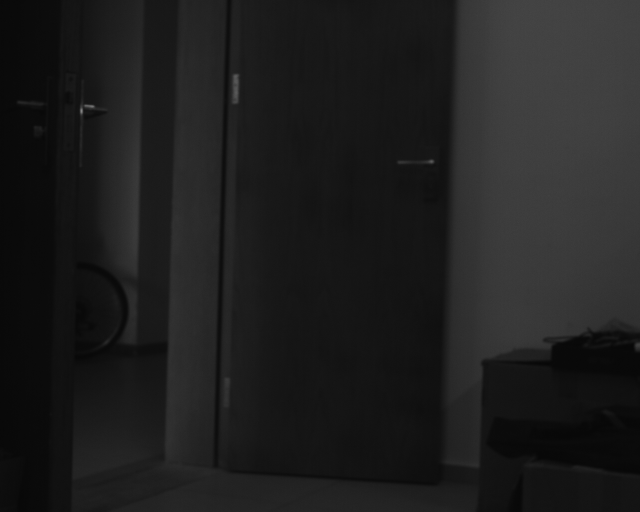
#> input picture doorL/136.bmp, 1280 x 1024 px (shown at 1/2 size); its folder holds 4 pictures in this run
$ python StereoCalibration.py
#> lines starting #> are read from the running program, lines starting #| are printed output that depends on the picture; after the words box and inside, x2 and y2 are one past the last pixel; in counts of white or black regions, pixels touching at a corner belong together; pictures that were not available may be replaced by others from this repository, and a replacement may not be noted
### drawMatchPointsLine.py
import numpy as np
import cv2 as cv
from matplotlib import pyplot as plt
from copy import deepcopy


def hisEqulColor(img):
    ycrcb = cv.cvtColor(img, cv.COLOR_BGR2YCR_CB)
    channels = cv.split(ycrcb)
    cv.equalizeHist(channels[0], channels[0])
    cv.merge(channels, ycrcb)
    cv.cvtColor(ycrcb, cv.COLOR_YCR_CB2BGR, img)
    return img


def GetPolePoints(queryImg, trainImg):  # qImg*M = tImg, 会将qImg转到tImg其所应在位置
    MIN_MATCH_COUNT = 4  # 设置最低匹配数量为4
    if len(queryImg.shape) == 3:
        queryImg = cv.cvtColor(queryImg, cv.COLOR_BGR2GRAY)
        trainImg = cv.cvtColor(trainImg, cv.COLOR_BGR2GRAY)

    # sift=cv.xfeatures2d.SIFT_create() #创建sift检测器
    sift = cv.SIFT_create()
    kp1, des1 = sift.detectAndCompute(queryImg, None)
    # 返回值分别是一个Keypoint对象的列表和一个数组,这个数组包含的信息起到特征描述作用,即用从另一种角度更简洁描述图像
    kp2, des2 = sift.detectAndCompute(trainImg, None)
    # for i in kp1: #Keypoint对象属性有:pt--像素坐标系坐标, size--邻域搜索半径, angle--角度, response--响应强度
    #     print(i.pt)
    # 创建设置FLAAN匹配
    FLANN_INDEX_KDTREE = 0
    index_params = dict(algorithm=FLANN_INDEX_KDTREE, trees=5)
    search_params = dict(checks=50)
    flann = cv.FlannBasedMatcher(index_params, search_params)
    mathces = flann.knnMatch(des1, des2, k=2)

    # flann.knnMatch()返回两个最相近匹配点,格式为List[ list1[Dmatch_Object1 , Dmatch_Object2], list2[], ... ]
    # for index,matches_Listobject in enumerate(mathces): #enumerate()用以遍历对象,返回其索引和值.
    #     print(matches_Listobject[0].queryIdx) #Dmatch类型对象只有queryIdx，trainIdx，distance三个属性
    # queryIdx和trainIdx都是测试图像中的特征点的索引值,并非坐标值.分别代表的是具有同一特征的点
    # 在样本图像queryimg的特征点列表kp1的索引值,以及在测试图像trainimg的特征点列表kp2中的索引值
    # distance代表着测试图像中特征点的距离, 这个距离相对谁而言? 当然都是相对于样本图像特征点而言
    # 使用sift算法匹配出来的kp2即样本特征点的列表,所以有了索引号就能定位坐标以及距离
    # for mylist in mathces:
    #     print("queryIdx: ", mylist[0].queryIdx, "; queryIdx_distance: ", mylist[0].distance)

    good_feapoint = []  # 得到所有符合条件的最邻近特征点的索引值
    # 过滤不合格的匹配结果，大于0.4的都舍弃
    for m, n in mathces:  # Dmatch_Object1代表着最邻近,Dmatch_Object2代表次邻近,所以m是最邻近特征点,n是次邻近
        if m.distance < 0.4 * n.distance:
            good_feapoint.append(m)
            # print("m.queryIdx : ", m.queryIdx, "m.trainIdx : ", m.trainIdx)
            # print("left: ", kp1[1314].pt), print("right", kp2[305].pt)
    # 如果匹配结果大于10，则获取关键点的坐标，用于计算变换矩阵和掩膜
    if len(good_feapoint) > MIN_MATCH_COUNT:
        src_pts = np.float32([kp1[m.queryIdx].pt for m in good_feapoint]).reshape(-1, 1, 2)
        dst_pts = np.float32([kp2[m.trainIdx].pt for m in good_feapoint]).reshape(-1, 1, 2)
        # print(len(src_pts)), print(len(good_feapoint))
        # 计算变换矩阵和掩膜
        H, mask = cv.findHomography(src_pts, dst_pts, cv.RANSAC, ransacReprojThreshold=1.0, confidence=0.99)
        matchesMask = mask.ravel().tolist()  # mask是ndarray类型, ravel()将n维转成1维
        # 根据变换矩阵进行计算，找到小图像在大图像中的位置
        h, w = queryImg.shape
        pts = np.float32([[0, 0], [0, h - 1], [w - 1, h - 1], [w - 1, 0]]).reshape(-1, 1, 2)
        # dst = cv.perspectiveTransform(pts, H)
        # cv.polylines(trainImg, [np.int32(dst)], True, 0, 5, cv.LINE_AA)
    else:
        print(" Not Enough matches are found")
        matchesMask = None

    # 画出特征匹配线
    draw_params = dict(matchColor=(0, 255, 0), singlePointColor=None, matchesMask=matchesMask, flags=2)
    # plt展示最终的结果
    img3 = cv.drawMatches(queryImg, kp1, trainImg, kp2, good_feapoint, None, **draw_params)
    plt.imshow(img3), plt.ion(), plt.pause(3), plt.close()
    return img3

### StereoCalibration.py
import cv2 as cv
import numpy as np
import glob
import os
import matplotlib.pyplot as plt
from drawMatchPointsLine import *


# [110 lines left out: functions fix_flags, Stero_Calibrate_and_Save, not called in this run]


def GetstereoPara_and_DepthEstimate(leftImgroot, rightImgroot, Lsuffix, Rsuffix):
    def callbackFunc(e, x, y, f, p):
        if e == cv.EVENT_LBUTTONDOWN:
            print(threeD[y][x])

    fs = cv.FileStorage(cv.samples.findFile(r'./CameraParameter/cameraPara_C0_C1.yml'), cv.FILE_STORAGE_READ)
    board_width = int(fs.getNode('board_width').real())
    board_height = int(fs.getNode('board_height').real())
    square_size = fs.getNode('square_size').real()
    camera_matrixL = fs.getNode('camera_matrixL').mat()  # C1
    # print(camera_matrixL)
    dist_coefsL = fs.getNode('dist_coefsL').mat()
    camera_matrixR = fs.getNode('camera_matrixR').mat()
    dist_coefsR = fs.getNode('dist_coefsR').mat()
    R = fs.getNode('R').mat()
    T = fs.getNode('T').mat()
    temp = tuple(fs.getNode('sizel').mat().reshape(1, -1).tolist()[0])
    sizel = (int(temp[0]), int(temp[1]))
    fs.release()
    # print((sizel))

    C1, distr, C2, dist2 = camera_matrixL, dist_coefsL, camera_matrixR, dist_coefsR
    R1, R2, P1, P2, Q, validPixROI1, validPixROI2 = cv.stereoRectify(C1, distr, C2, dist2, sizel, R, T, -1, (0, 0))
    left_map1, left_map2 = cv.initUndistortRectifyMap(C1, distr, R1, P1, sizel, cv.CV_16SC2)
    right_map1, right_map2 = cv.initUndistortRectifyMap(C2, dist2, R2, P2, sizel, cv.CV_16SC2)

    images_l = glob.glob(leftImgroot + "/*." + Lsuffix)
    images_r = glob.glob(rightImgroot + "/*." + Rsuffix)
    for index in range(min(len(images_l), int(len(images_r)))):
        frame1 = hisEqulColor(cv.imread(images_l[index]))
        frame2 = hisEqulColor(cv.imread(images_r[index]))
        # 在图中画出相匹配的方框, cv画图无返回值.
        cv.rectangle(frame1, (validPixROI1[0], validPixROI1[1]),
                     (validPixROI1[0] + validPixROI1[2], validPixROI1[1] + validPixROI1[3]), (0, 255, 0), 2)
        cv.rectangle(frame2, (validPixROI2[0], validPixROI2[1]),
                     (validPixROI2[0] + validPixROI2[2], validPixROI2[1] + validPixROI2[3]), (0, 255, 0), 2)

        Limg_rectified = cv.remap(frame1, left_map1, left_map2, cv.INTER_LINEAR)
        Rimg_rectified = cv.remap(frame2, right_map1, right_map2, cv.INTER_LINEAR)
        imgL = cv.cvtColor(Limg_rectified, cv.COLOR_BGR2GRAY)
        imgR = cv.cvtColor(Rimg_rectified, cv.COLOR_BGR2GRAY)
        GetPolePoints(imgL, imgR)

        # 深度图获取
        stereo = cv.StereoSGBM_create(minDisparity=0, numDisparities=64, blockSize=3, P1=256, P2=864,
                                      speckleWindowSize=100, speckleRange=100, disp12MaxDiff=128, uniquenessRatio=2)
        disparity = stereo.compute(imgL, imgR)
        threeD = cv.reprojectImageTo3D(disparity.astype(np.float32) / 16., Q)  # 此三维坐标点的基准坐标系为左侧相机坐标系
        disp = cv.normalize(disparity, disparity, alpha=0, beta=255, norm_type=cv.NORM_MINMAX, dtype=cv.CV_8U)
        plt.imshow(disp, cmap='gray'), plt.ion(), plt.pause(2), plt.close()

    cv.destroyAllWindows()


def StereoCalibration_function():
    import os

    # [4 lines of commented-out code are left out]

    leftImgroot, rightImgroot = './doorL', './doorR'
    Lsuffix, Rsuffix = os.listdir(leftImgroot)[0].split('.')[1], os.listdir(rightImgroot)[0].split('.')[1]
    GetstereoPara_and_DepthEstimate(leftImgroot, rightImgroot, Lsuffix, Rsuffix)
#> in hisEqulColor, `ycrcb = cv.cvtColor(img, cv.COLOR_BGR2YCR_CB)`: ycrcb: shape (1024, 1280, 3); mean of channels 0, 1, 2 30.5, 128, 128
#> in hisEqulColor, img is the input picture: shape (1024, 1280, 3); min 6, max 134, mean 30.5
#> in hisEqulColor, `cv.cvtColor(ycrcb, cv.COLOR_YCR_CB2BGR, img)`: ycrcb: shape (1024, 1280, 3); mean of channels 0, 1, 2 130.9, 128, 128
#> in GetstereoPara_and_DepthEstimate, `frame1 = hisEqulColor(cv.imread(images_l[index]))`:
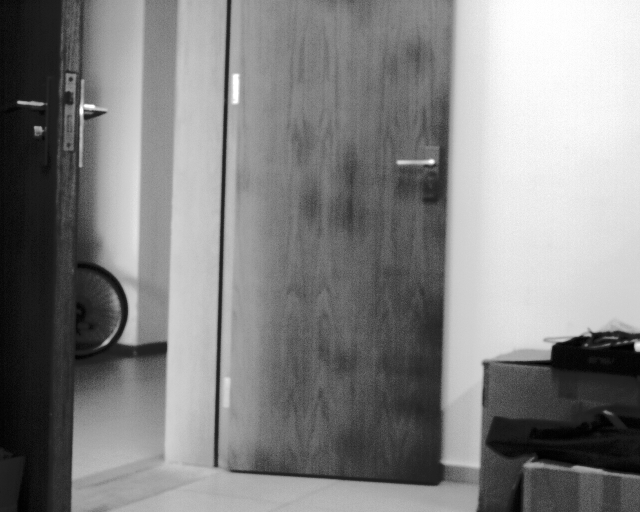
#> frame1: shape (1024, 1280, 3) (shown at 1/2 size); min 0, max 255, mean 130.9
#> in GetstereoPara_and_DepthEstimate, `cv.rectangle(frame1, (validPixROI1[0], validPixROI1[1]), (validPixROI1..`:
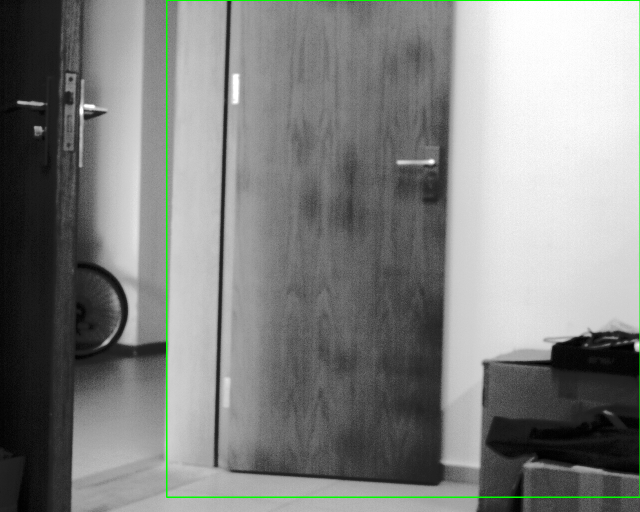
#> frame1: shape (1024, 1280, 3) (shown at 1/2 size); 0.66% of pixels changed, all inside (x1, y1, x2, y2) = (332, 0, 1280, 996)
#> in GetstereoPara_and_DepthEstimate, `cv.rectangle(frame2, (validPixROI2[0], validPixROI2[1]), (validPixROI2..`:
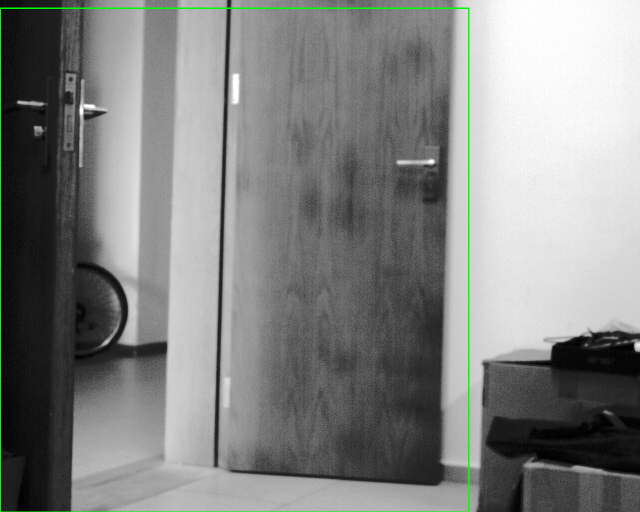
#> frame2: shape (1024, 1280, 3) (shown at 1/2 size); 0.67% of pixels changed, all inside (x1, y1, x2, y2) = (0, 15, 939, 1024)
#> in GetstereoPara_and_DepthEstimate, `Limg_rectified = cv.remap(frame1, left_map1, left_map2, cv.INTER_LINEAR)`:
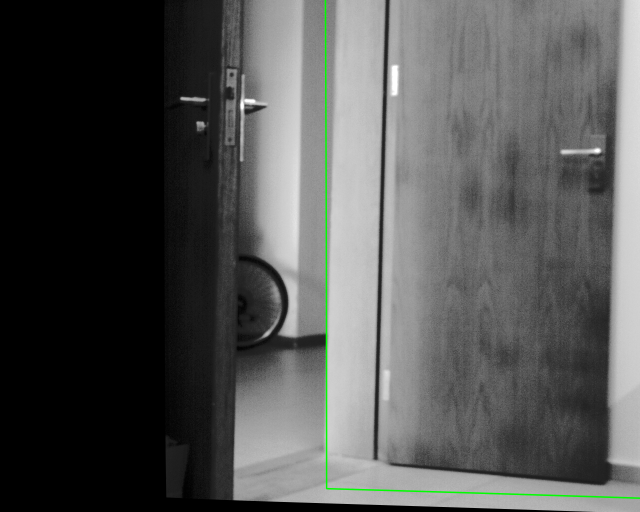
#> Limg_rectified: shape (1024, 1280, 3) (shown at 1/2 size); mean B, G, R 84.2, 85.2, 84.2
#> in GetstereoPara_and_DepthEstimate, `Rimg_rectified = cv.remap(frame2, right_map1, right_map2, cv.INTER_LIN..`:
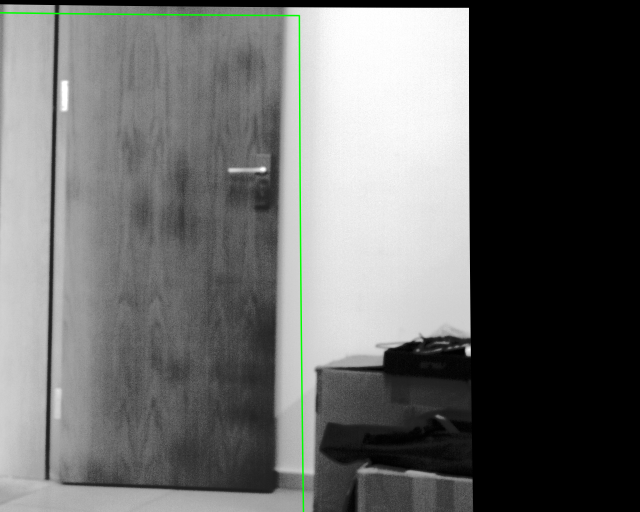
#> Rimg_rectified: shape (1024, 1280, 3) (shown at 1/2 size); mean B, G, R 104.6, 105.5, 104.6
#> in GetPolePoints, `kp1, des1 = sift.detectAndCompute(queryImg, None)`: kp1 = 188 keypoints; strongest (x, y, size): (1194, 301, 8.3), (484, 214, 6.6), (366, 197, 6.2), (503, 203, 8.9)
#> in GetPolePoints, `kp2, des2 = sift.detectAndCompute(trainImg, None)`: kp2 = 175 keypoints; strongest (x, y, size): (936, 701, 9.9), (761, 409, 313.7), (935, 18, 4.8), (924, 29, 21.9)
#> in GetPolePoints, `mathces = flann.knnMatch(des1, des2, k=2)`: mathces = 188 matches
#> after the loop in GetPolePoints, `for m, n in mathces:`: good_feapoint = 19 matches
#> in GetPolePoints, `src_pts = np.float32([kp1[m.queryIdx].pt for m in good_feapoint]).resh..`: src_pts = 19 rows, first 8: [751.1, 914.2], [788.5, 142.8], [813.7, 922.9], [942, 391.4], [1022.6, 412.5], [1024, 322.5], [1127.2, 296.3], [1128.8, 303.8]
#> in GetPolePoints, `dst_pts = np.float32([kp2[m.trainIdx].pt for m in good_feapoint]).resh..`: dst_pts = 19 rows, first 8: [94.47, 954.1], [128.1, 173.4], [158.6, 959.8], [283.5, 425], [362.2, 445.9], [363, 357.6], [462, 332.9], [463.8, 340.2]
#> in GetPolePoints, `H, mask = cv.findHomography(src_pts, dst_pts, cv.RANSAC, ransacReprojT..`: H = [[1.13, 0.00654, -748.7], [0.0535, 1.1, -10.06], [0.000116, -1.39e-06, 1]]; mask = 19 values from 1 to 1
#> in GetPolePoints, `matchesMask = mask.ravel().tolist()`: matchesMask = [1, 1, 1, 1, 1, 1, 1, 1, 1, 1, 1, 1, 1, 1, 1, 1, 1, 1, 1]
#> in GetPolePoints, `draw_params = dict(matchColor=(0, 255, 0), singlePointColor=None, matc..`: draw_params = 4 items
#> in GetPolePoints, `img3 = cv.drawMatches(queryImg, kp1, trainImg, kp2, good_feapoint, Non..`:
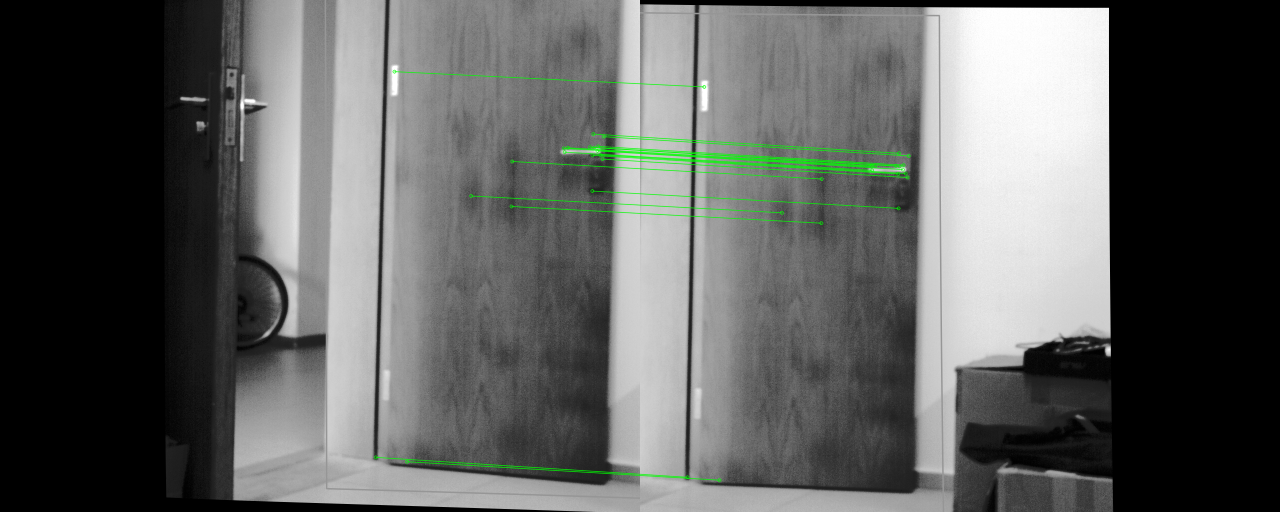
#> img3: shape (1024, 2560, 3) (shown at 1/2 size); mean of channels 0, 1, 2 94.2, 95.7, 94.2; drawn as B, G, R
#> in GetstereoPara_and_DepthEstimate, `disparity = stereo.compute(imgL, imgR)`:
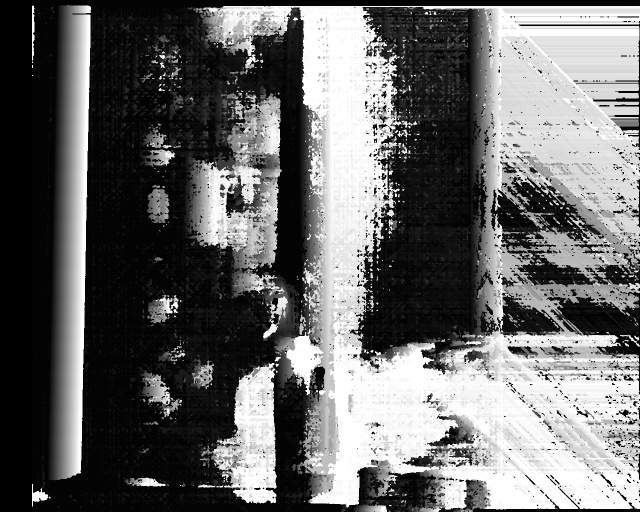
#> disparity: shape (1024, 1280) int16 (shown at 1/2 size); min -16, max 1008, mean 403.5; drawn with min black and max white
#> in GetstereoPara_and_DepthEstimate, `threeD = cv.reprojectImageTo3D(disparity.astype(np.float32) / 16., Q)`: threeD: shape (1024, 1280, 3) float32; 18.79% of the values are NaN or infinite; the others: min -1032353.4, max 1835295, mean 34633.2


if __name__ == '__main__':
    StereoCalibration_function()
